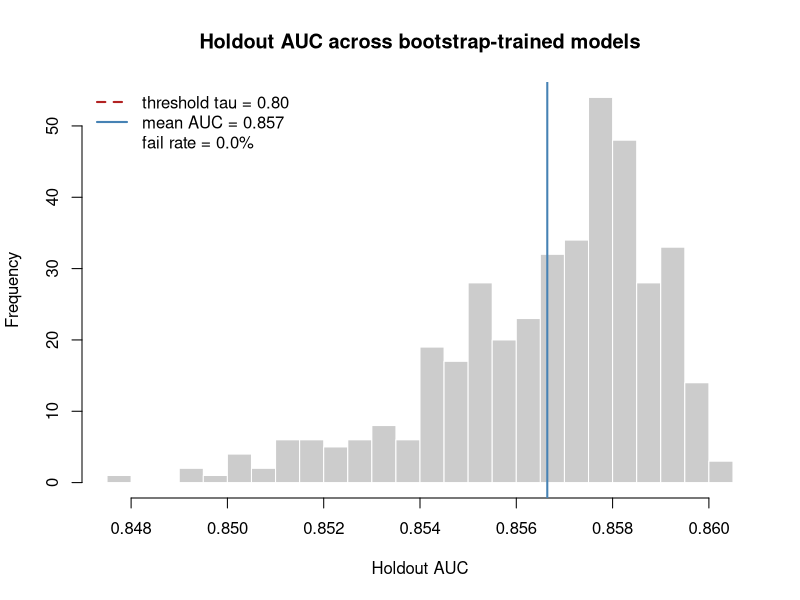
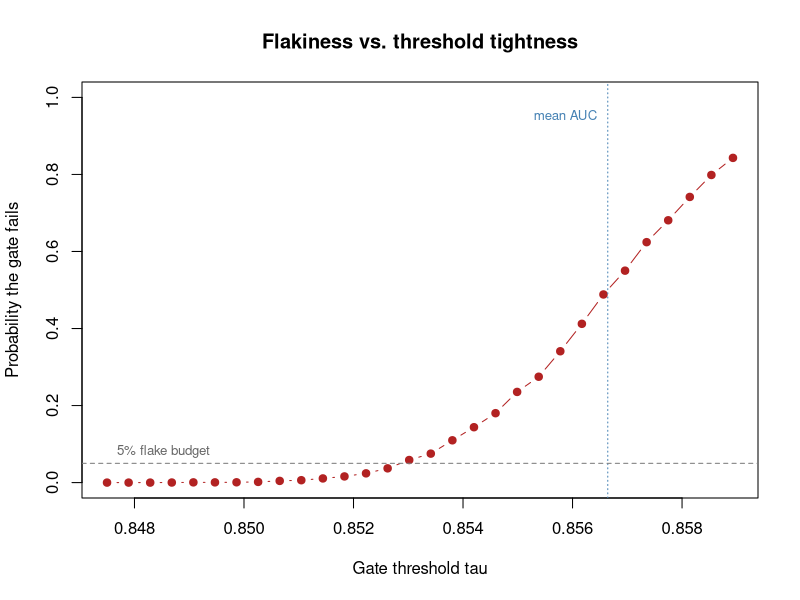

Recreate these plots in R, in order.
## ---- chunk 1
#| include: false
suppressPackageStartupMessages(library(tidyverse))
## ---- chunk 2
# A minimal expectation function in the spirit of testthat.
# It compares a computed metric against a threshold and either
# returns invisibly (pass) or stops with an informative message (fail).
assert_metric_threshold <- function(metric_value, threshold,
                                    direction = c("greater", "less"),
                                    metric_name = "metric") {
  direction <- match.arg(direction)
  pass <- if (direction == "greater") {
    metric_value >= threshold
  } else {
    metric_value <= threshold
  }
  comp <- if (direction == "greater") ">=" else "<="
  if (!pass) {
    stop(sprintf("FAIL: %s = %.4f, required %s %.4f",
                 metric_name, metric_value, comp, threshold),
         call. = FALSE)
  }
  message(sprintf("PASS: %s = %.4f (%s %.4f)",
                  metric_name, metric_value, comp, threshold))
  invisible(TRUE)
}

# AUC via the Mann-Whitney U formulation: the probability that a
# randomly chosen positive scores above a randomly chosen negative.
auc_score <- function(scores, labels) {
  pos <- scores[labels == 1]
  neg <- scores[labels == 0]
  if (length(pos) == 0 || length(neg) == 0) {
    stop("AUC undefined: holdout has only one class.", call. = FALSE)
  }
  r <- rank(c(pos, neg))                 # midranks handle ties
  (sum(r[seq_along(pos)]) - length(pos) * (length(pos) + 1) / 2) /
    (length(pos) * length(neg))
}
## ---- chunk 3
set.seed(2024)

# A synthetic binary-classification problem with signal plus noise.
n  <- 1200
x1 <- rnorm(n); x2 <- rnorm(n); x3 <- rnorm(n)
lin   <- -0.4 + 1.3 * x1 - 1.1 * x2 + 0.6 * x3
prob  <- 1 / (1 + exp(-lin))
y     <- rbinom(n, 1, prob)
dat   <- data.frame(y, x1, x2, x3, id = seq_len(n))

# Reproducible 70/30 split, recorded by id so leakage is checkable.
train_idx <- sample(seq_len(n), size = floor(0.7 * n))
train <- dat[train_idx, ]
holdout <- dat[-train_idx, ]

stopifnot(length(intersect(train$id, holdout$id)) == 0)  # leakage guard

fit  <- glm(y ~ x1 + x2 + x3, data = train, family = binomial())
phat <- predict(fit, newdata = holdout, type = "response")

auc <- auc_score(phat, holdout$y)

# The promotion gate: require AUC >= 0.80 on the holdout.
assert_metric_threshold(auc, threshold = 0.80,
                        direction = "greater", metric_name = "holdout AUC")
## ---- chunk 4
result <- tryCatch(
  assert_metric_threshold(auc, threshold = 0.999,
                          direction = "greater", metric_name = "holdout AUC"),
  error = function(e) conditionMessage(e)
)
result
## ---- chunk 5
set.seed(7)

boot_auc <- replicate(400, {
  bi  <- sample(seq_len(nrow(train)), replace = TRUE)
  f   <- glm(y ~ x1 + x2 + x3, data = train[bi, ], family = binomial())
  ph  <- predict(f, newdata = holdout, type = "response")
  auc_score(ph, holdout$y)
})

tau <- 0.80
fail_share <- mean(boot_auc < tau)

hist(boot_auc, breaks = 25, col = "grey80", border = "white",
     main = "Holdout AUC across bootstrap-trained models",
     xlab = "Holdout AUC")
abline(v = tau, col = "firebrick", lwd = 2, lty = 2)
abline(v = mean(boot_auc), col = "steelblue", lwd = 2)
legend("topleft",
       legend = c(sprintf("threshold tau = %.2f", tau),
                  sprintf("mean AUC = %.3f", mean(boot_auc)),
                  sprintf("fail rate = %.1f%%", 100 * fail_share)),
       col = c("firebrick", "steelblue", NA),
       lwd = c(2, 2, NA), lty = c(2, 1, NA), bty = "n")
## ---- chunk 6
set.seed(99)

# Treat each retrain as drawing a holdout AUC from the bootstrap distribution.
mu  <- mean(boot_auc)
sdv <- sd(boot_auc)

thresholds <- seq(mu - 4 * sdv, mu + 1 * sdv, length.out = 30)

false_fail <- sapply(thresholds, function(t) {
  draws <- rnorm(5000, mean = mu, sd = sdv)  # simulated retrain outcomes
  mean(draws < t)                            # how often the gate rejects
})

plot(thresholds, false_fail, type = "b", pch = 19, col = "firebrick",
     xlab = "Gate threshold tau",
     ylab = "Probability the gate fails",
     main = "Flakiness vs. threshold tightness",
     ylim = c(0, 1))
abline(v = mu, lty = 3, col = "steelblue")
text(mu, 0.95, "mean AUC", pos = 2, col = "steelblue", cex = 0.8)
abline(h = 0.05, lty = 2, col = "grey50")
text(min(thresholds), 0.08, "5% flake budget", pos = 4, col = "grey40", cex = 0.8)
